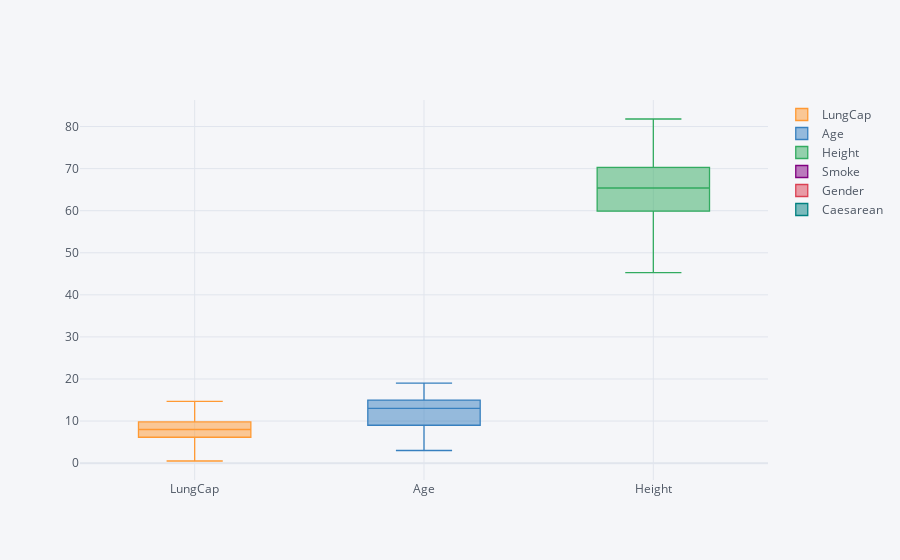

This figure's notebook cell:
### Code cell
lc.iplot(kind = 'box')

### Figure 1 — Plotly figure (JSON) as saved in the notebook; plotly's stock layout.template omitted (floating-point values rounded to 4 significant figures; data arrays with more than 128 entries replaced by an {"elided": "..."} marker saying what was removed)
{"data": [{"boxpoints": false, "line": {"width": 1.3}, "marker": {"color": "rgba(255, 153, 51, 1.0)"}, "name": "LungCap", "orientation": "v", "type": "box", "y": {"elided": "725 float values"}}, {"boxpoints": false, "line": {"width": 1.3}, "marker": {"color": "rgba(55, 128, 191, 1.0)"}, "name": "Age", "orientation": "v", "type": "box", "y": {"elided": "725 int values"}}, {"boxpoints": false, "line": {"width": 1.3}, "marker": {"color": "rgba(50, 171, 96, 1.0)"}, "name": "Height", "orientation": "v", "type": "box", "y": {"elided": "725 float values"}}, {"boxpoints": false, "line": {"width": 1.3}, "marker": {"color": "rgba(128, 0, 128, 1.0)"}, "name": "Smoke", "orientation": "v", "type": "box", "y": {"elided": "725 str values"}}, {"boxpoints": false, "line": {"width": 1.3}, "marker": {"color": "rgba(219, 64, 82, 1.0)"}, "name": "Gender", "orientation": "v", "type": "box", "y": {"elided": "725 str values"}}, {"boxpoints": false, "line": {"width": 1.3}, "marker": {"color": "rgba(0, 128, 128, 1.0)"}, "name": "Caesarean", "orientation": "v", "type": "box", "y": {"elided": "725 str values"}}], "layout": {"legend": {"bgcolor": "#F5F6F9", "font": {"color": "#4D5663"}}, "paper_bgcolor": "#F5F6F9", "plot_bgcolor": "#F5F6F9", "title": {"font": {"color": "#4D5663"}}, "xaxis": {"gridcolor": "#E1E5ED", "showgrid": true, "tickfont": {"color": "#4D5663"}, "title": {"font": {"color": "#4D5663"}, "text": ""}, "zerolinecolor": "#E1E5ED"}, "yaxis": {"gridcolor": "#E1E5ED", "showgrid": true, "tickfont": {"color": "#4D5663"}, "title": {"font": {"color": "#4D5663"}, "text": ""}, "zerolinecolor": "#E1E5ED"}}}
